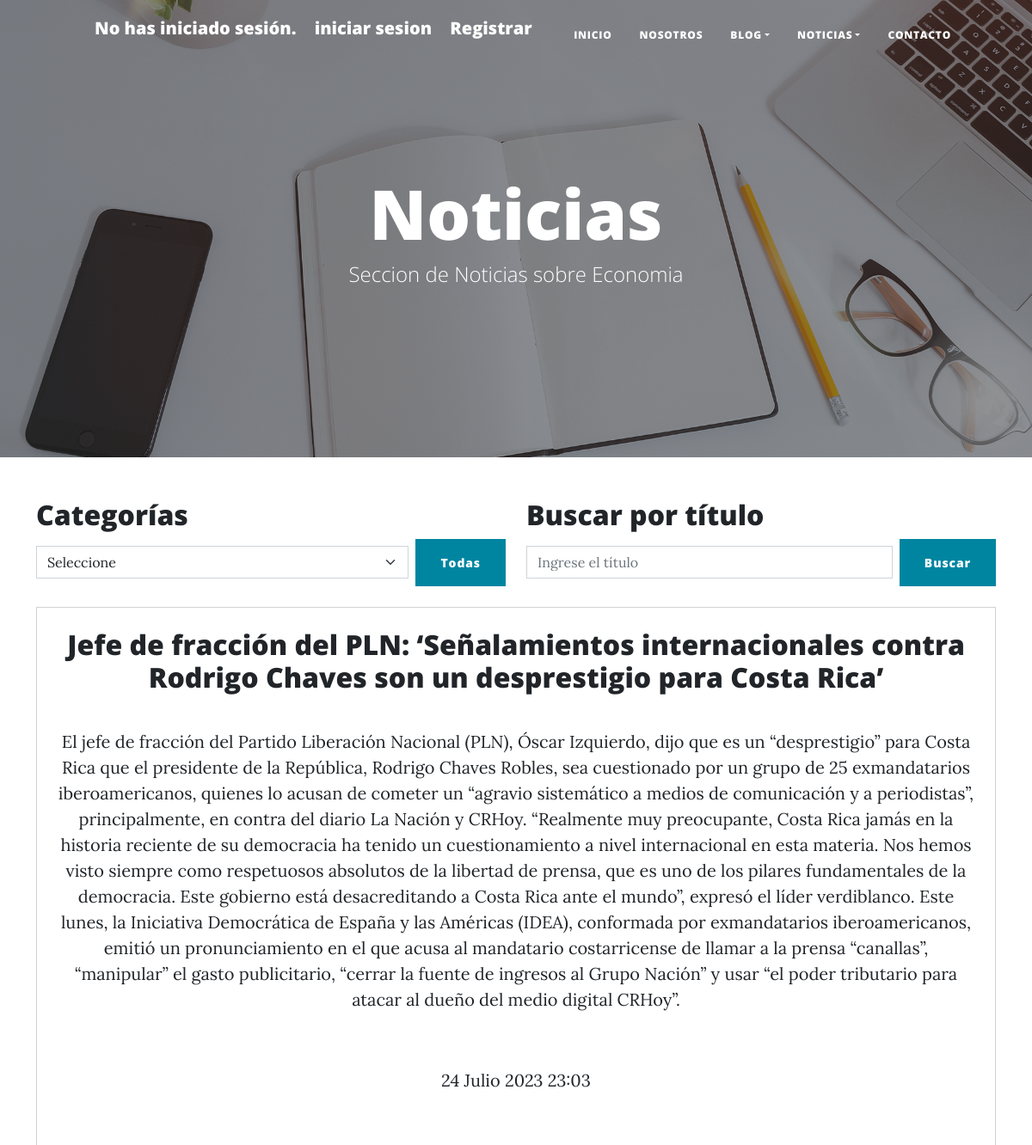
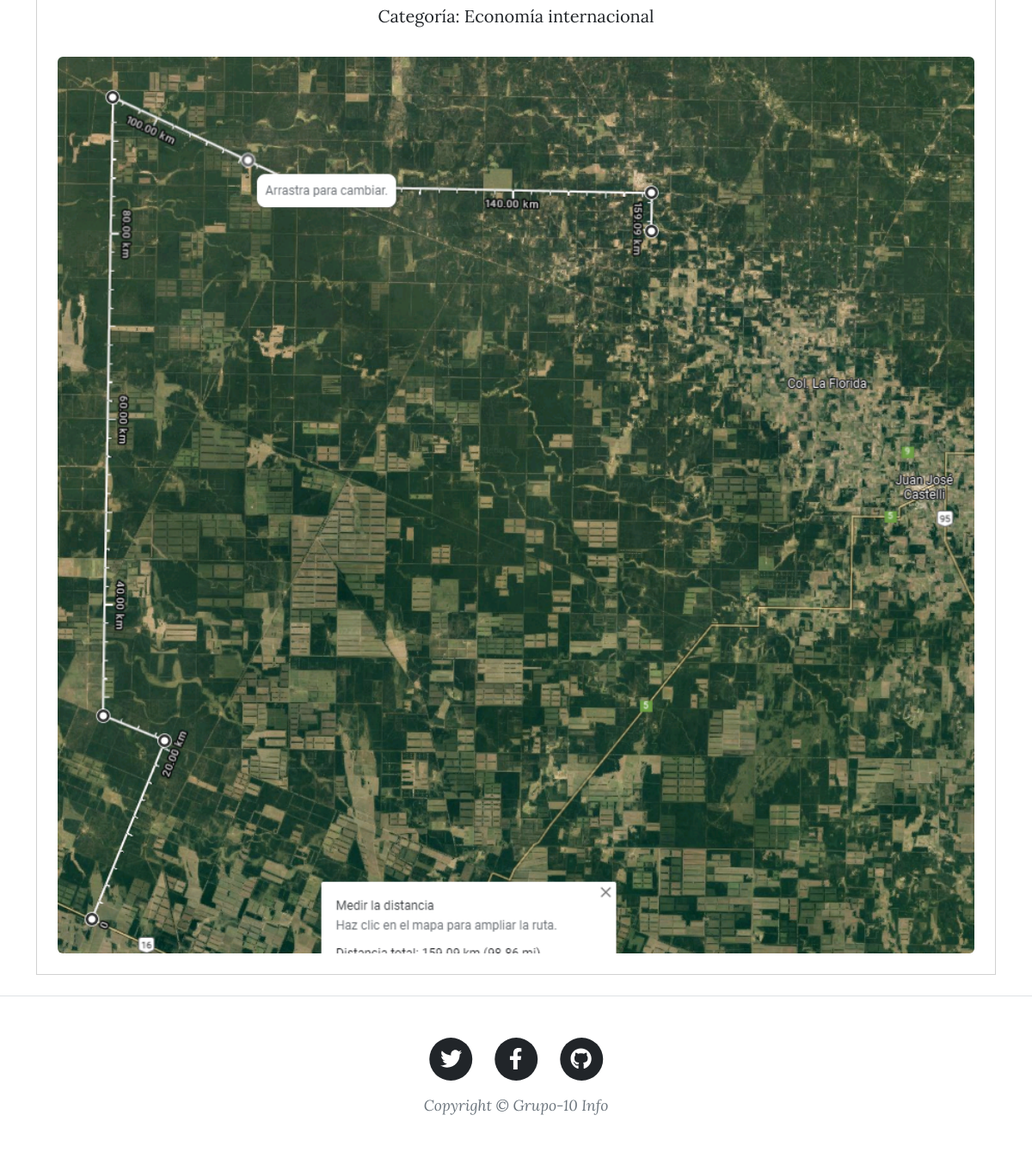
Screenshot of /noticias/ with the database file from the repository (2 pictures, top to bottom).
### apps/noticias/models.py (models this page shows, shortened)
class Noticia(models.Model):
    titulo = models.CharField(max_length=150)
    subtitulo = models.CharField(max_length=150, default='Valor por defecto')
    cuerpo = models.TextField()
    fecha = models.DateTimeField()
    imagen = models.ImageField(upload_to='noticias/', null=True)
    categoria_noticia = models.ForeignKey(Categoria, on_delete=models.CASCADE)

class Categoria(models.Model):
    nombre = models.CharField(max_length=50)
    def __str__(self) -> str:
        return self.nombre

### apps/noticias/views.py (the view)
# urls.py: path('',views.inicio,name='inicio'),
def inicio(request):
    contexto = {}
    id_categoria = request.GET.get('id')
    titulo_busqueda = request.GET.get('busqueda_titulo')
    print('id_categoria:', id_categoria)
    print('titulo_busqueda:', titulo_busqueda)
    noticias = Noticia.objects.all()
    if id_categoria:
        noticias = noticias.filter(categoria_noticia=id_categoria)
    if titulo_busqueda:
        noticias = noticias.filter(Q(titulo__icontains=titulo_busqueda))
    noticias = noticias.order_by('-fecha')
    paginator = Paginator(noticias, 3)
    page_number = request.GET.get('page')
    noticias_paginadas = paginator.get_page(page_number)
    categorias = Categoria.objects.all().order_by('nombre')
    contexto['noticias'] = noticias_paginadas
    contexto['categorias'] = categorias
    return render(request, 'noticias/inicio.html', contexto)

### blog/contexto_processo.py (called while the page is built)
def logged_in_user(request):
    return {'logged_in_user': request.user}

### templates/noticias/inicio.html (shortened to what this page needs)
{%extends 'base2.html' %}
{% load static %}
{%block head %}
<header class="masthead" style="background-image: url('/static/image/home-bg.jpg')">
    <div class="container position-relative px-4 px-lg-5">
        <div class="row gx-4 gx-lg-5 justify-content-center">
            <div class="col-md-10 col-lg-8 col-xl-7">
                <div class="site-heading">
                    <h1>Noticias</h1>
                    <span class="subheading">Seccion de Noticias sobre Economia</span>
                </div>
            </div>
        </div>
    </div>
</header>
{% endblock head%}
 {% block contenido %}
 <div class="container">
  <div class="row justify-content-center">
    <div class="col-md-6">
      <h2>Categorías</h2>
      <form action="{% url 'noticias:inicio' %}" method="get" class="d-flex align-items-center">
        <select name="categoria_id" class="form-select" id="select-categoria">
          <option value="">Seleccione</option>
        </select>
        <button type="submit" class="btn btn-primary ms-2">Todas</button>
      </form>
    </div>
    <div class="col-md-6 mt-3 mt-md-0">
      <h2>Buscar por título</h2>
      <form action="{% url 'noticias:inicio' %}" method="get" class="d-flex align-items-center">
        <input type="text" name="busqueda_titulo" class="form-control me-2" placeholder="Ingrese el título">
        <button type="submit" class="btn btn-primary">Buscar</button>
      </form>
    </div>
  </div>
</div>
  <div class="container my-4">
    {% for noticia in noticias %}
      <div class="noticia card text-center p-4 mb-4">
        <h2 class="noticia-titulo"><a href="{% url 'noticias:detalle' noticia.pk %}">{{ noticia.titulo }}</a></h2>
        <p class="noticia-cuerpo">{{ noticia.cuerpo }}</p>
        <p class="noticia-fecha">{{ noticia.fecha }}</p>
        <p class="noticia-categoria">Categoría: {{ noticia.categoria_noticia }}</p>
        {% if noticia.imagen %}
            <img src="{{ noticia.imagen.url }}" alt="" class="img-fluid rounded">
        {% else %}
            <img src="{% static 'path/to/default/image.jpg' %}" alt="Imagen predeterminada" class="img-fluid rounded">
        {% endif %}
      </div>
    {% endfor %}
</div>
{% endblock contenido %}

### rows the page displays
Noticia: titulo "Jefe de fracción del PLN: ‘Señalamientos internacionales contra Rodrigo Chaves son un desprestigio para Costa Rica’", cuerpo "El jefe de fracción del Partido Liberación Nacional (PLN), Óscar Izquierdo, dijo que es un “desprestigio” para Costa Rica que el presidente de la República, Rodrigo Chaves Robles, sea cuestionado por un grupo de 25 exmandatarios iberoamericanos, quienes lo acusan de cometer un “agravio sistemático a medios de comunicación y a periodistas”, principalmente, en contra del diario La Nación y CRHoy. “Realmente muy preocupante, Costa Rica jamás en la historia reciente de su democracia ha tenido un cuestionamiento a nivel internacional en esta materia. Nos hemos visto siempre como respetuosos absolutos de la libertad de prensa, que es uno de los pilares fundamentales de la democracia. Este…", fecha "24 Julio 2023 23:03", categoria_noticia "Economía internacional", imagen (picture)
